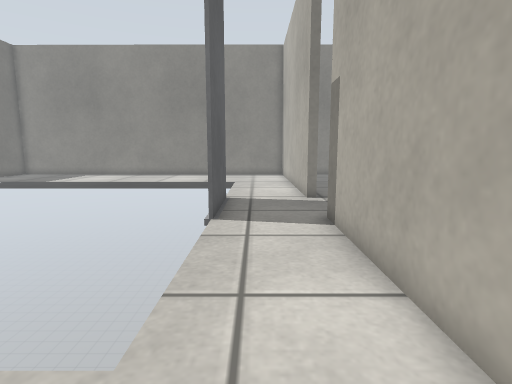
[1] (above)

16 first-person views from a walk through a robot-simulator world made for Gazebo. The camera is 0.51 m above the floor, tilts 8° down and sees 80° across. The floor is counted in squares, 0.25 m on a side. Each view is taken from the middle of a square. On the plan, view 1 faces up. The plan holds only what a view shows up to about 17 squares ahead; the rest is blank. The robots in the file are not drawn. Surface patterns are stand-ins for the level's own textures.

[2]
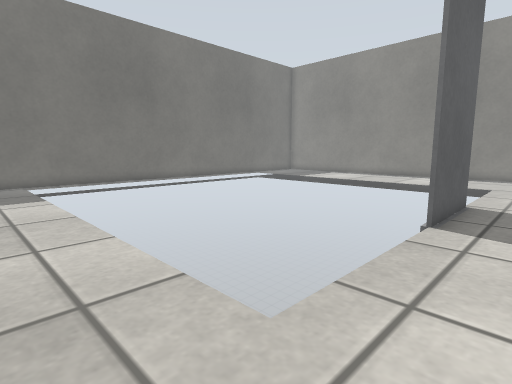

[3]
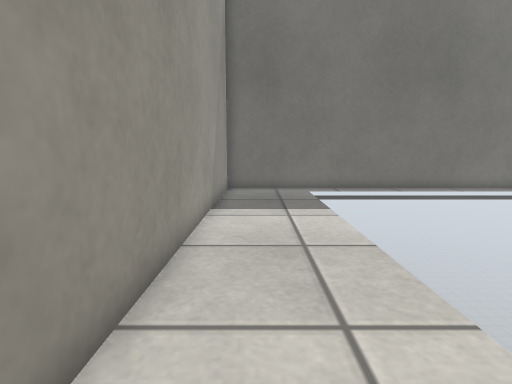

[4]
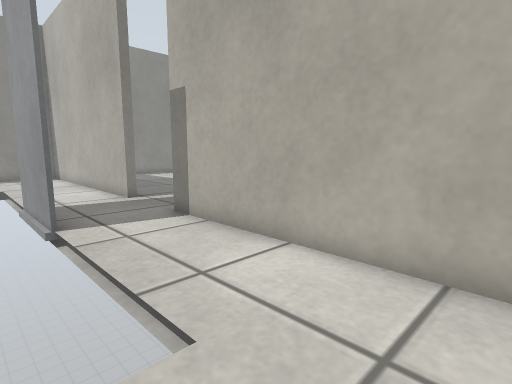

[5]
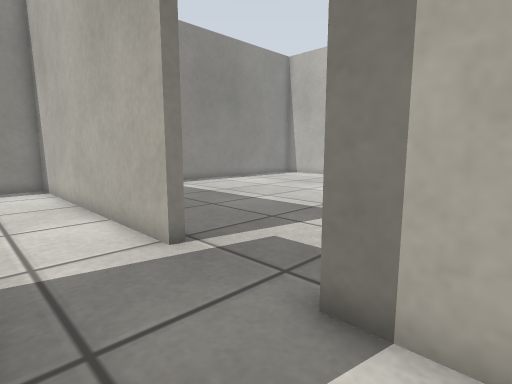

[6]
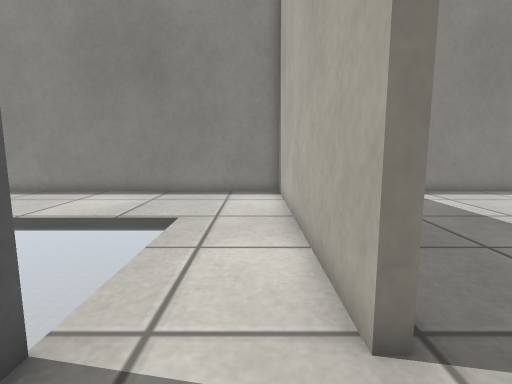

[7]
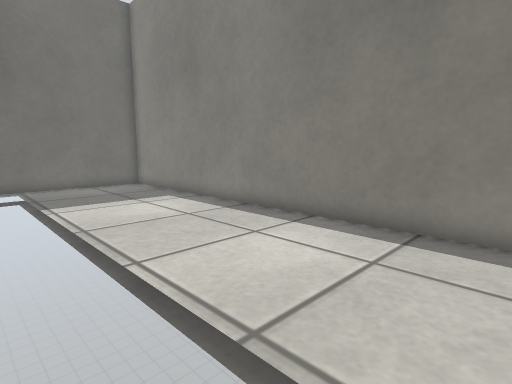

[8]
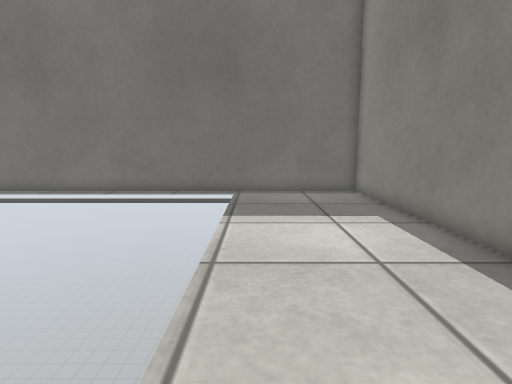

[9]
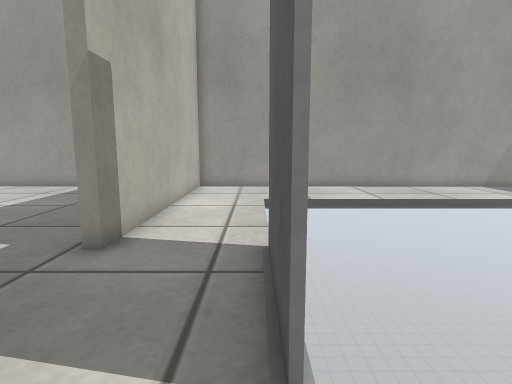

[10]
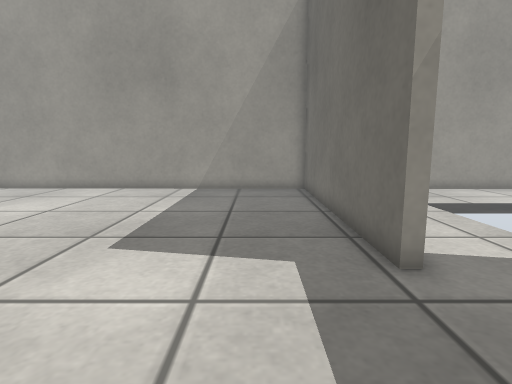

[11]
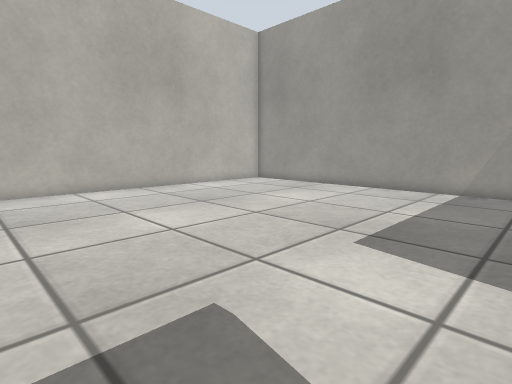

[12]
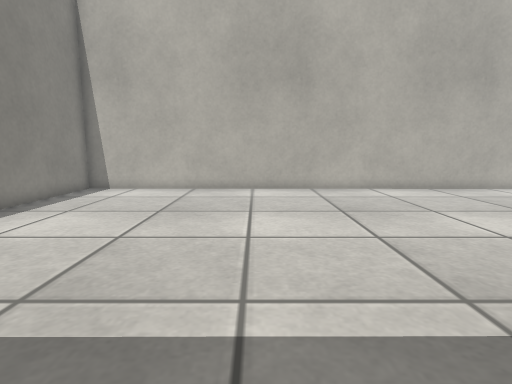

[13]
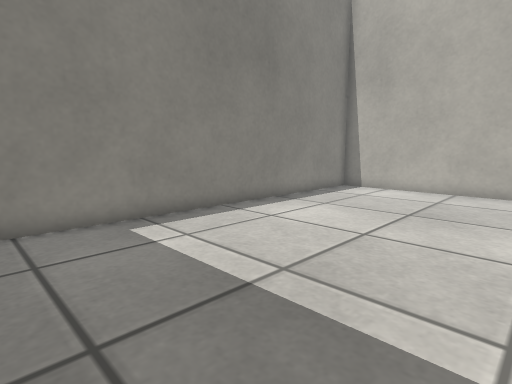

[14]
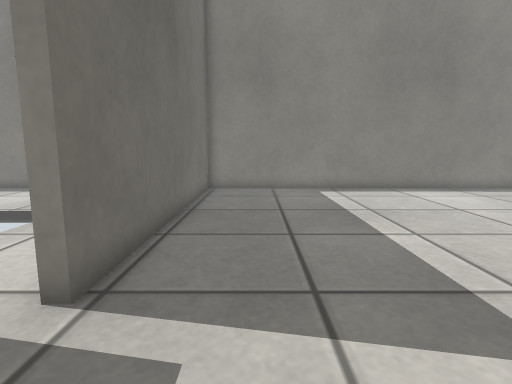

[15]
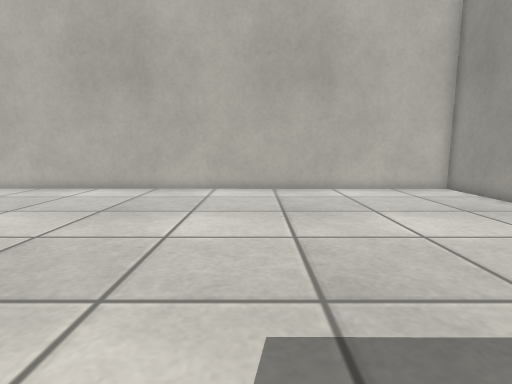

[16]
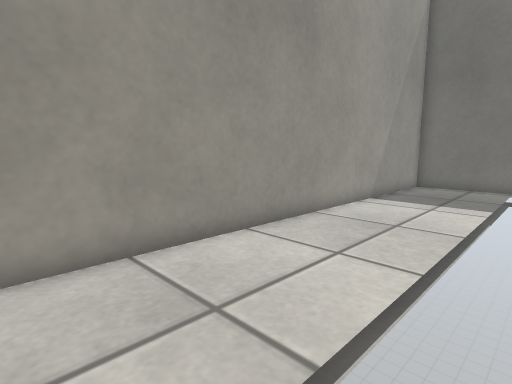

### Floor plan
Key: @ floor where view 1 was taken; # wall or solid block; . floor; v drop or lower ground; L door leaf.
Columns run from 19 left of view 1 to 21 right of it. Each row starts with its distance up from view 1.
 25 #########################################
 24 #....................#..................#
 23 #....................#..................#
 22 #....................#..................#
 21 #....................#..................#
 20 #....................#..................#
 19 #.vvvvvvvvvvvvvvvv...#..................#
 18 #.                ...#..................#
 17 #.                ...#..................#
 16 #.                ...#..................#
 15 #.                ...#..................#
 14 #.                ...#..................#
 13 #.                ...#..................#
 12 #.                L.....................#
 11 #.                L.....................#
 10 #.                L.....................#
  9 #.                L.....................#
  8 #.                ...#..................#
  7 #.                ...#..................#
  6 #.                ...#..................#
  5 #.                ...#..................#
  4 #.                ...#..................#
  3 #.  vvvvvvvvvvvvvv...#..................#
  2 #....................#..................#
  1 #....................#..................#
  0 #..................@.#..................#
 -1 #....................#..................#
 -2 #########################################

Positions as (right, up) in squares from view 1, and headings:
1: (0, 0), facing up
2: (1, 0), facing up-left
3: (-3, 0), facing left
4: (-3, 0), facing up-right
5: (-1, 7), facing up-right
6: (1, 10), facing up
7: (-1, 17), facing up-left
8: (-4, 20), facing left
9: (-1, 15), facing down
10: (5, 14), facing down
11: (5, 14), facing down-right
12: (5, 16), facing right
13: (5, 16), facing up-right
14: (5, 9), facing up
15: (5, 8), facing right
16: (-1, 4), facing down-left
